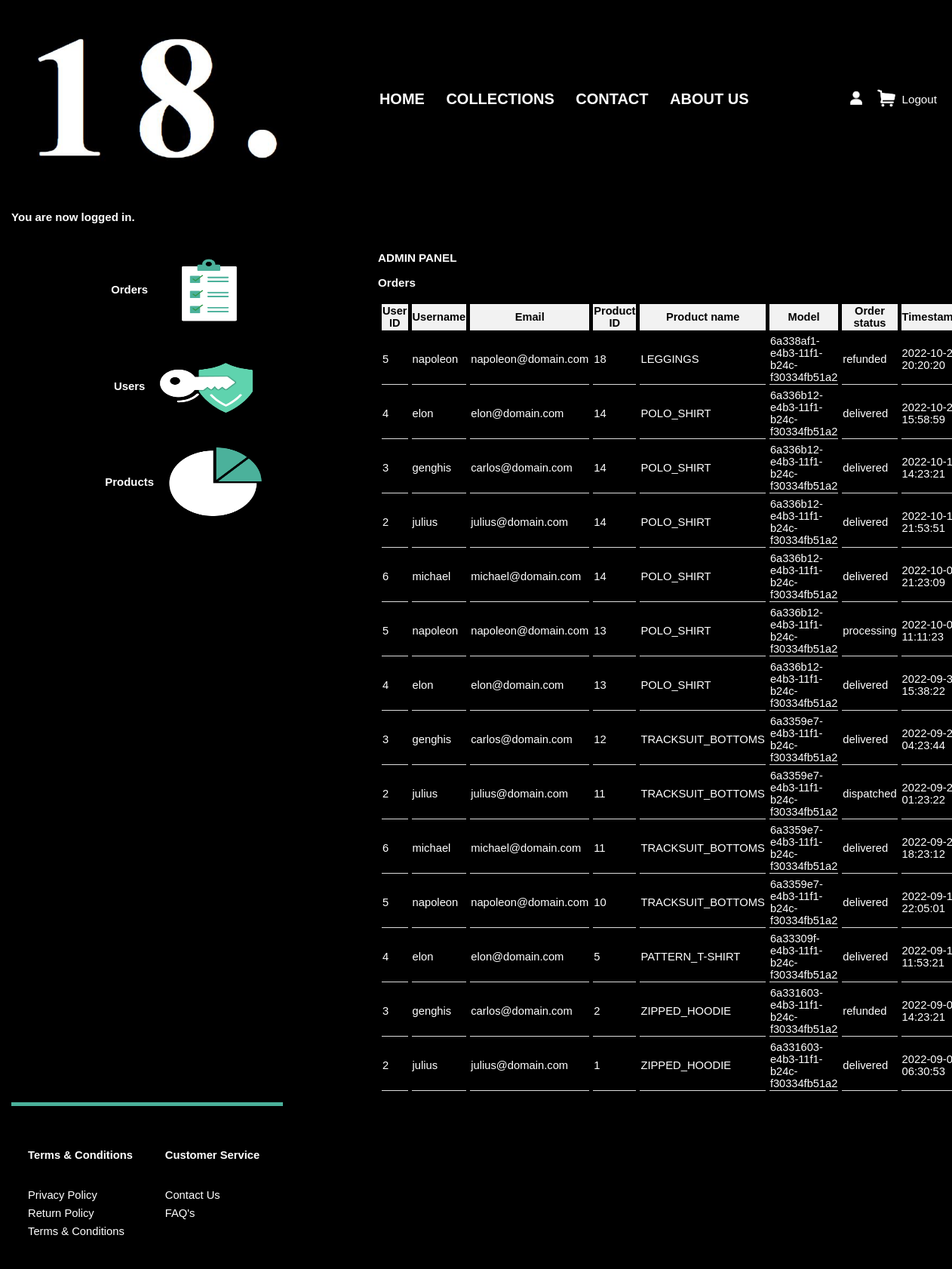
The page /admin/admin.php (signed in, upper part) on the database as committed earlier.
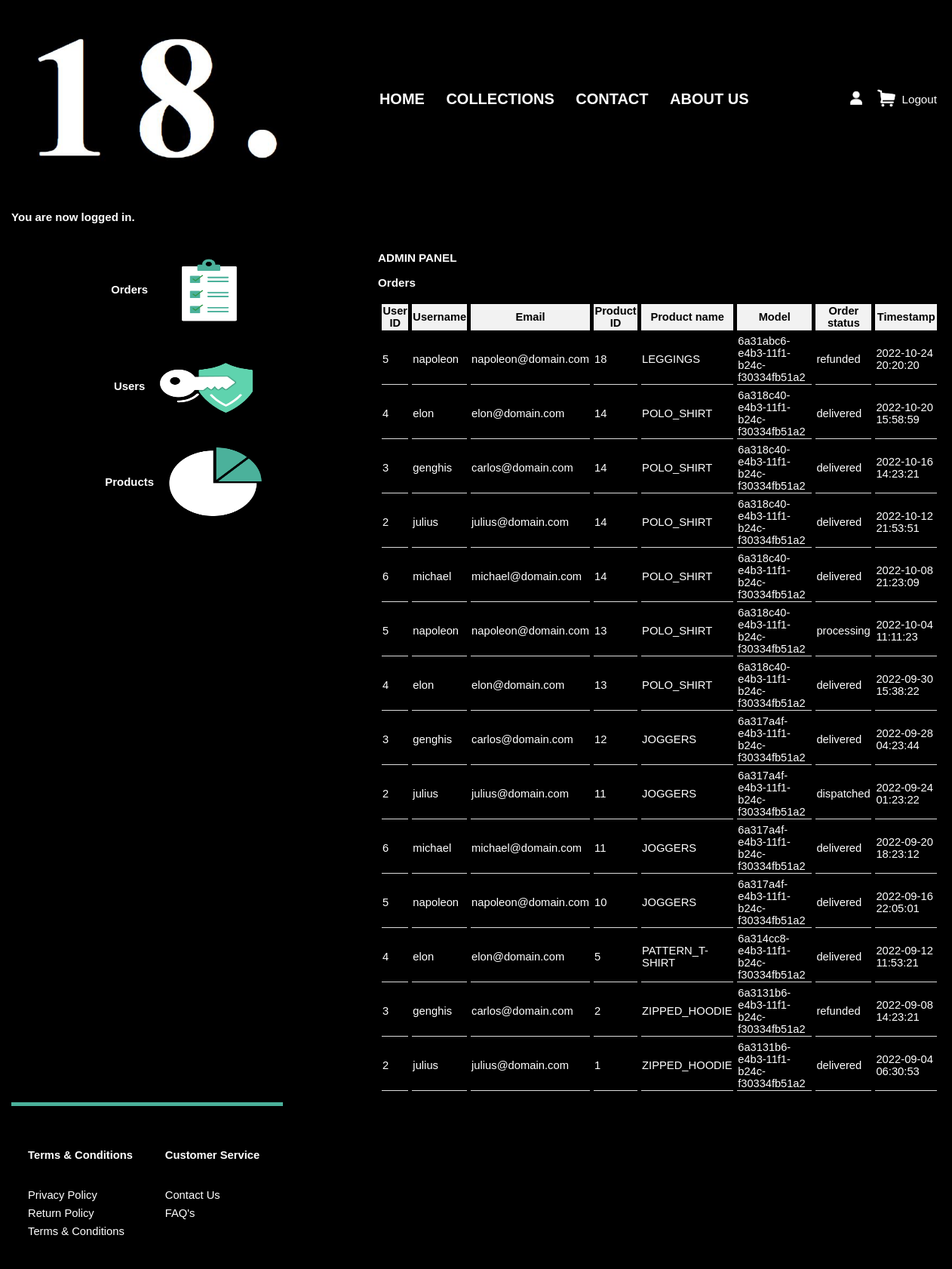
The same page on the database as committed later.
### tables this page shows
CREATE TABLE orders (
    tid SMALLINT UNSIGNED NOT NULL AUTO_INCREMENT,       
    uid SMALLINT UNSIGNED NOT NULL,
    pid SMALLINT UNSIGNED NOT NULL,
    status VARCHAR(32) DEFAULT "processing",             
    date_time DATETIME DEFAULT NOW(),
    PRIMARY KEY(tid)
);

CREATE TABLE products (
    pid SMALLINT UNSIGNED NOT NULL AUTO_INCREMENT,
    model VARCHAR(48) NOT NULL,
    name VARCHAR(128) NOT NULL,
    category VARCHAR(32) NOT NULL,
    color VARCHAR(32),
    size CHAR(3) NOT NULL,                               
    gender CHAR(1) NOT NULL,                             
    price DOUBLE NOT NULL,
    stock INT DEFAULT 0,
    views INT DEFAULT 0,
    bought_all_time BIGINT DEFAULT 0,
    avg_rating DOUBLE DEFAULT 0,
    description TEXT,
    date_time DATETIME DEFAULT NOW(),
    PRIMARY KEY(pid)
);

CREATE TABLE users (
    uid SMALLINT UNSIGNED NOT NULL AUTO_INCREMENT,
    forename VARCHAR(64),
    surname VARCHAR(64),
    username VARCHAR(16) NOT NULL,
    email VARCHAR(64) NOT NULL,
    password TINYTEXT NOT NULL,
    privileges BOOLEAN DEFAULT FALSE,
    banned BOOLEAN DEFAULT FALSE,
    timeout_stamp INT,
    timeout_duration INT,
    PRIMARY KEY(uid)
);

### admin/scripts/orders.php (the view, shortened to what this page needs)
<?php
    $query = "SELECT orders.uid, users.username, users.email, orders.pid, products.name, products.model, products.size, orders.status, orders.date_time FROM orders INNER JOIN users ON orders.uid = users.uid INNER JOIN products ON orders.pid = products.pid ORDER BY ";
    if(!isset($_GET['orders_sort']))
        $query .=  "orders.date_time DESC";
    $sth = $db->prepare($query);
    $sth->execute();
    $orders = $sth->fetchAll();
    echo "<table><tr>";
    $headings = array("User ID", "Username", "Email", "Product ID", "Product name", "Model", "Order status", "Timestamp");
    $columns = array("uid", "username", "email", "pid", "name", "model", "status", "timestamp");
    for($i=0;$i<count($headings);$i++)
    {
        echo "<th><a href=\"admin.php?admin_tab=orders&orders_sort=" . $columns[$i] . "\">" . $headings[$i];
        echo "</a></th>";
    }
    echo "</tr>";
    foreach($orders as $tmp)
    {
            echo "<td>" . $tmp['uid'] . "</td>";
            echo "<td>" . $tmp['username'] . "</td>";
            echo "<td>" . $tmp['email'] . "</td>";
            echo "<td>" . $tmp['pid'] . "</td>";
            echo "<td>" . $tmp['name'] . "</td>";
            echo "<td><a href=\"/product/product.php?model=" . $tmp['model'] . "&size=" . $tmp['size'] . "\">" . $tmp['model'] . "</a></td>";
            echo "<td>" . $tmp['status'] . "</td>";
            echo "<td>" . $tmp['date_time'] . "</td>";
    }
    echo "</table>";
?>

Rows that differ between the two databases and show on the page:
changed through a linked row, orders "LEGGINGS": pid.model "6a338af1-e4b3-11f1-b24c-f30334fb51a2" → "6a31abc6-e4b3-11f1-b24c-f30334fb51a2"
changed through a linked row, orders (number 2 of 14 on the later page): pid.model "6a336b12-e4b3-11f1-b24c-f30334fb51a2" → "6a318c40-e4b3-11f1-b24c-f30334fb51a2"
changed through a linked row, orders (number 3 of 14 on the later page): pid.model "6a336b12-e4b3-11f1-b24c-f30334fb51a2" → "6a318c40-e4b3-11f1-b24c-f30334fb51a2"
changed through a linked row, orders (number 4 of 14 on the later page): pid.model "6a336b12-e4b3-11f1-b24c-f30334fb51a2" → "6a318c40-e4b3-11f1-b24c-f30334fb51a2"
changed through a linked row, orders (number 5 of 14 on the later page): pid.model "6a336b12-e4b3-11f1-b24c-f30334fb51a2" → "6a318c40-e4b3-11f1-b24c-f30334fb51a2"
changed through a linked row, orders "processing": pid.model "6a336b12-e4b3-11f1-b24c-f30334fb51a2" → "6a318c40-e4b3-11f1-b24c-f30334fb51a2"
changed through a linked row, orders (number 7 of 14 on the later page): pid.model "6a336b12-e4b3-11f1-b24c-f30334fb51a2" → "6a318c40-e4b3-11f1-b24c-f30334fb51a2"
changed through a linked row, orders (number 8 of 14 on the later page): pid.name "TRACKSUIT_BOTTOMS" → "JOGGERS"; pid.model "6a3359e7-e4b3-11f1-b24c-f30334fb51a2" → "6a317a4f-e4b3-11f1-b24c-f30334fb51a2"
changed through a linked row, orders "dispatched": pid.name "TRACKSUIT_BOTTOMS" → "JOGGERS"; pid.model "6a3359e7-e4b3-11f1-b24c-f30334fb51a2" → "6a317a4f-e4b3-11f1-b24c-f30334fb51a2"
changed through a linked row, orders (number 10 of 14 on the later page): pid.name "TRACKSUIT_BOTTOMS" → "JOGGERS"; pid.model "6a3359e7-e4b3-11f1-b24c-f30334fb51a2" → "6a317a4f-e4b3-11f1-b24c-f30334fb51a2"
changed through a linked row, orders (number 11 of 14 on the later page): pid.name "TRACKSUIT_BOTTOMS" → "JOGGERS"; pid.model "6a3359e7-e4b3-11f1-b24c-f30334fb51a2" → "6a317a4f-e4b3-11f1-b24c-f30334fb51a2"
changed through a linked row, orders "PATTERN_T-SHIRT": pid.model "6a33309f-e4b3-11f1-b24c-f30334fb51a2" → "6a314cc8-e4b3-11f1-b24c-f30334fb51a2"
changed through a linked row, orders (number 13 of 14 on the later page): pid.model "6a331603-e4b3-11f1-b24c-f30334fb51a2" → "6a3131b6-e4b3-11f1-b24c-f30334fb51a2"
changed through a linked row, orders (number 14 of 14 on the later page): pid.model "6a331603-e4b3-11f1-b24c-f30334fb51a2" → "6a3131b6-e4b3-11f1-b24c-f30334fb51a2"
